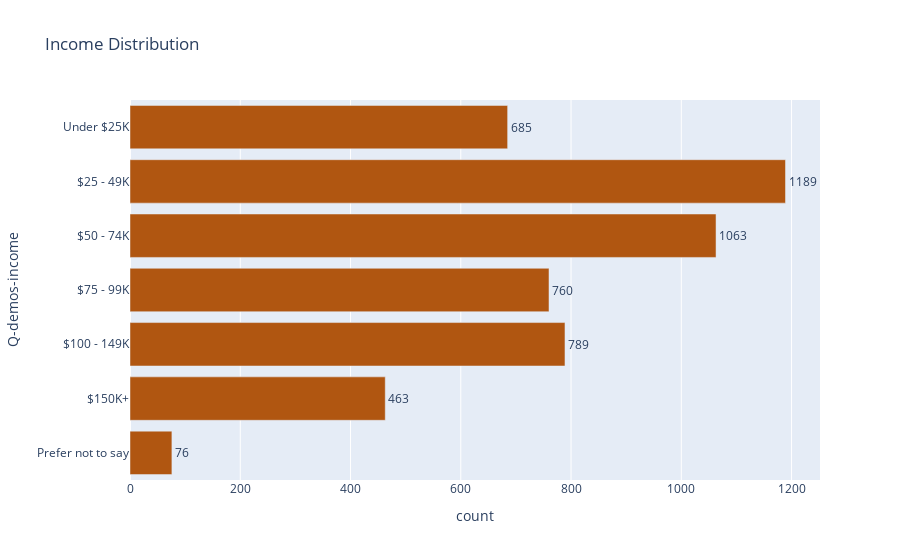

Source (notebook cell):
### Code cell
df_survey['Q-demos-income'] = pd.Categorical(df_survey['Q-demos-income'], categories=income_order, ordered=True)

income_counts = df_survey['Q-demos-income'].value_counts().reset_index()
income_counts = income_counts.sort_values(by='Q-demos-income') # sort

fig = px.bar(income_counts, 
             x="count",
             y="Q-demos-income", 
             text="count", 
             orientation='h',
             title="Income Distribution",
             color_discrete_sequence=["#b05611"]
            )

fig.update_traces(
    texttemplate="%{text}",
    textposition="outside",
    hovertemplate="<b>%{y}</b><br>Count: %{x}"
)

fig.update_layout(
    yaxis=dict(
        tickmode="array",
        tickvals=list(range(len(income_order))), #indices
        ticktext=[
            "Prefer not to say", "$150K+", "$100 - 149K", "$75 - 99K", "$50 - 74K", "$25 - 49K", "Under $25K"
        ]  
    )
)

fig.show()

### Figure 1 — Plotly figure (JSON) as saved in the notebook; plotly's stock layout.template omitted (floating-point values rounded to 4 significant figures)
{"data": [{"alignmentgroup": "True", "hovertemplate": "<b>%{y}</b><br>Count: %{x}", "legendgroup": "", "marker": {"color": "#b05611", "pattern": {"shape": ""}}, "name": "", "offsetgroup": "", "orientation": "h", "showlegend": false, "text": [76, 463, 789, 760, 1063, 1189, 685], "textposition": "outside", "texttemplate": "%{text}", "type": "bar", "x": [76, 463, 789, 760, 1063, 1189, 685], "xaxis": "x", "y": ["Prefer not to say", "Over $150K", "$100 - $149.9K", "$75 - $99.9K", "$50 - $74.9K", "$25 - $49.9K", "Under $25K"], "yaxis": "y"}], "layout": {"barmode": "relative", "legend": {"tracegroupgap": 0}, "title": {"text": "Income Distribution"}, "xaxis": {"anchor": "y", "domain": [0, 1], "title": {"text": "count"}}, "yaxis": {"anchor": "x", "domain": [0, 1], "tickmode": "array", "ticktext": ["Prefer not to say", "$150K+", "$100 - 149K", "$75 - 99K", "$50 - 74K", "$25 - 49K", "Under $25K"], "tickvals": [0, 1, 2, 3, 4, 5, 6], "title": {"text": "Q-demos-income"}}}}
